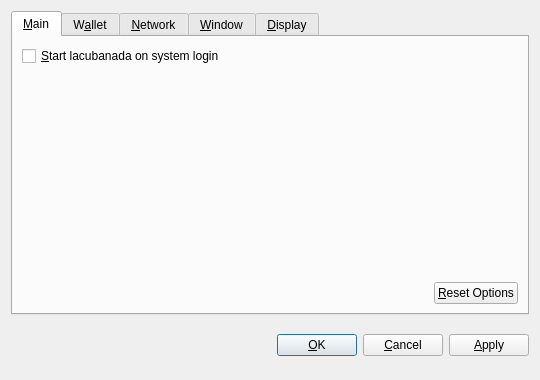
<?xml version="1.0" encoding="UTF-8"?>
<ui version="4.0">
 <class>OptionsDialog</class>
 <widget class="QDialog" name="OptionsDialog">
  <property name="geometry">
   <rect>
    <x>0</x>
    <y>0</y>
    <width>540</width>
    <height>380</height>
   </rect>
  </property>
  <property name="windowTitle">
   <string>Options</string>
  </property>
  <property name="modal">
   <bool>true</bool>
  </property>
  <layout class="QVBoxLayout" name="verticalLayout">
   <item>
    <widget class="QTabWidget" name="tabWidget">
     <property name="tabPosition">
      <enum>QTabWidget::North</enum>
     </property>
     <property name="currentIndex">
      <number>0</number>
     </property>
     <widget class="QWidget" name="tabMain">
      <attribute name="title">
       <string>&amp;Main</string>
      </attribute>
      <layout class="QVBoxLayout" name="verticalLayout_Main">
       <item>
        <widget class="QCheckBox" name="bitcoinAtStartup">
         <property name="toolTip">
          <string>Automatically start lacubanada after logging in to the system.</string>
         </property>
         <property name="text">
          <string>&amp;Start lacubanada on system login</string>
         </property>
        </widget>
       </item>
       <item>
        <spacer name="verticalSpacer_Main">
         <property name="orientation">
          <enum>Qt::Vertical</enum>
         </property>
         <property name="sizeHint" stdset="0">
          <size>
           <width>20</width>
           <height>40</height>
          </size>
         </property>
        </spacer>
       </item>
       <item>
        <layout class="QHBoxLayout" name="horizontalLayout_2_Main">
         <item>
          <spacer name="horizontalSpacer_2_Main">
           <property name="orientation">
            <enum>Qt::Horizontal</enum>
           </property>
           <property name="sizeHint" stdset="0">
            <size>
             <width>40</width>
             <height>20</height>
            </size>
           </property>
          </spacer>
         </item>
         <item>
          <widget class="QPushButton" name="resetButton">
           <property name="toolTip">
            <string>Reset all client options to default.</string>
           </property>
           <property name="text">
            <string>&amp;Reset Options</string>
           </property>
           <property name="autoDefault">
            <bool>false</bool>
           </property>
          </widget>
         </item>
        </layout>
       </item>
      </layout>
     </widget>
     <widget class="QWidget" name="tabWallet">
      <attribute name="title">
       <string>W&amp;allet</string>
      </attribute>
      <layout class="QVBoxLayout" name="verticalLayout_Network">
       <item>
        <widget class="QLabel" name="transactionFeeInfoLabel">
         <property name="text">
          <string>Optional transaction fee per kB that helps make sure your transactions are processed quickly. Most transactions are 1 kB.</string>
         </property>
         <property name="textFormat">
          <enum>Qt::PlainText</enum>
         </property>
         <property name="wordWrap">
          <bool>true</bool>
         </property>
        </widget>
       </item>
       <item>
        <layout class="QHBoxLayout" name="horizontalLayout_1_Main">
         <item>
          <widget class="QLabel" name="transactionFeeLabel">
           <property name="text">
            <string>Pay transaction &amp;fee</string>
           </property>
           <property name="textFormat">
            <enum>Qt::PlainText</enum>
           </property>
           <property name="buddy">
            <cstring>transactionFee</cstring>
           </property>
          </widget>
         </item>
         <item>
          <widget class="BitcoinAmountField" name="transactionFee"/>
         </item>
         <item>
          <spacer name="horizontalSpacer_1_Main">
           <property name="orientation">
            <enum>Qt::Horizontal</enum>
           </property>
           <property name="sizeHint" stdset="0">
            <size>
             <width>40</width>
             <height>20</height>
            </size>
           </property>
          </spacer>
         </item>
        </layout>
       </item>
       <item>
        <widget class="QLabel" name="label">
         <property name="text">
          <string>If you disable the spending of unconfirmed change, the change from a transaction cannot be used until that transaction has at least one confirmation. This also affects how your balance is computed.</string>
         </property>
         <property name="wordWrap">
          <bool>true</bool>
         </property>
        </widget>
       </item>
       <item>
        <widget class="QCheckBox" name="spendZeroConfChange">
         <property name="text">
          <string>Spend unconfirmed change  (experts only)</string>
         </property>
        </widget>
       </item>
       <item>
        <spacer name="verticalSpacer">
         <property name="orientation">
          <enum>Qt::Vertical</enum>
         </property>
         <property name="sizeHint" stdset="0">
          <size>
           <width>20</width>
           <height>40</height>
          </size>
         </property>
        </spacer>
       </item>
      </layout>
     </widget>
     <widget class="QWidget" name="tabNetwork">
      <attribute name="title">
       <string>&amp;Network</string>
      </attribute>
      <layout class="QVBoxLayout" name="verticalLayout_Network">
       <item>
        <widget class="QCheckBox" name="mapPortUpnp">
         <property name="toolTip">
          <string>Automatically open the lacubanada client port on the router. This only works when your router supports UPnP and it is enabled.</string>
         </property>
         <property name="text">
          <string>Map port using &amp;UPnP</string>
         </property>
        </widget>
       </item>
       <item>
        <widget class="QCheckBox" name="connectSocks">
         <property name="toolTip">
          <string>Connect to the lacubanada network through a SOCKS proxy (e.g. when connecting through Tor).</string>
         </property>
         <property name="text">
          <string>&amp;Connect through SOCKS proxy:</string>
         </property>
        </widget>
       </item>
       <item>
        <layout class="QHBoxLayout" name="horizontalLayout_Network">
         <item>
          <widget class="QLabel" name="proxyIpLabel">
           <property name="text">
            <string>Proxy &amp;IP:</string>
           </property>
           <property name="textFormat">
            <enum>Qt::PlainText</enum>
           </property>
           <property name="buddy">
            <cstring>proxyIp</cstring>
           </property>
          </widget>
         </item>
         <item>
          <widget class="QValidatedLineEdit" name="proxyIp">
           <property name="maximumSize">
            <size>
             <width>140</width>
             <height>16777215</height>
            </size>
           </property>
           <property name="toolTip">
            <string>IP address of the proxy (e.g. 127.0.0.1)</string>
           </property>
          </widget>
         </item>
         <item>
          <widget class="QLabel" name="proxyPortLabel">
           <property name="text">
            <string>&amp;Port:</string>
           </property>
           <property name="textFormat">
            <enum>Qt::PlainText</enum>
           </property>
           <property name="buddy">
            <cstring>proxyPort</cstring>
           </property>
          </widget>
         </item>
         <item>
          <widget class="QLineEdit" name="proxyPort">
           <property name="maximumSize">
            <size>
             <width>55</width>
             <height>16777215</height>
            </size>
           </property>
           <property name="toolTip">
            <string>Port of the proxy (e.g. 9050)</string>
           </property>
          </widget>
         </item>
         <item>
          <widget class="QLabel" name="socksVersionLabel">
           <property name="text">
            <string>SOCKS &amp;Version:</string>
           </property>
           <property name="textFormat">
            <enum>Qt::PlainText</enum>
           </property>
           <property name="buddy">
            <cstring>socksVersion</cstring>
           </property>
          </widget>
         </item>
         <item>
          <widget class="QValueComboBox" name="socksVersion">
           <property name="toolTip">
            <string>SOCKS version of the proxy (e.g. 5)</string>
           </property>
          </widget>
         </item>
         <item>
          <spacer name="horizontalSpacer_Network">
           <property name="orientation">
            <enum>Qt::Horizontal</enum>
           </property>
           <property name="sizeHint" stdset="0">
            <size>
             <width>40</width>
             <height>20</height>
            </size>
           </property>
          </spacer>
         </item>
        </layout>
       </item>
       <item>
        <spacer name="verticalSpacer_Network">
         <property name="orientation">
          <enum>Qt::Vertical</enum>
         </property>
         <property name="sizeHint" stdset="0">
          <size>
           <width>20</width>
           <height>40</height>
          </size>
         </property>
        </spacer>
       </item>
      </layout>
     </widget>
     <widget class="QWidget" name="tabWindow">
      <attribute name="title">
       <string>&amp;Window</string>
      </attribute>
      <layout class="QVBoxLayout" name="verticalLayout_Window">
       <item>
        <widget class="QCheckBox" name="minimizeToTray">
         <property name="toolTip">
          <string>Show only a tray icon after minimizing the window.</string>
         </property>
         <property name="text">
          <string>&amp;Minimize to the tray instead of the taskbar</string>
         </property>
        </widget>
       </item>
       <item>
        <widget class="QCheckBox" name="minimizeOnClose">
         <property name="toolTip">
          <string>Minimize instead of exit the application when the window is closed. When this option is enabled, the application will be closed only after selecting Quit in the menu.</string>
         </property>
         <property name="text">
          <string>M&amp;inimize on close</string>
         </property>
        </widget>
       </item>
       <item>
        <spacer name="verticalSpacer_Window">
         <property name="orientation">
          <enum>Qt::Vertical</enum>
         </property>
         <property name="sizeHint" stdset="0">
          <size>
           <width>20</width>
           <height>40</height>
          </size>
         </property>
        </spacer>
       </item>
      </layout>
     </widget>
     <widget class="QWidget" name="tabDisplay">
      <attribute name="title">
       <string>&amp;Display</string>
      </attribute>
      <layout class="QVBoxLayout" name="verticalLayout_Display">
       <item>
        <layout class="QHBoxLayout" name="horizontalLayout_1_Display">
         <item>
          <widget class="QLabel" name="langLabel">
           <property name="text">
            <string>User Interface &amp;language:</string>
           </property>
           <property name="textFormat">
            <enum>Qt::PlainText</enum>
           </property>
           <property name="buddy">
            <cstring>lang</cstring>
           </property>
          </widget>
         </item>
         <item>
          <widget class="QValueComboBox" name="lang">
           <property name="toolTip">
            <string>The user interface language can be set here. This setting will take effect after restarting lacubanada.</string>
           </property>
          </widget>
         </item>
        </layout>
       </item>
       <item>
        <layout class="QHBoxLayout" name="horizontalLayout_2_Display">
         <item>
          <widget class="QLabel" name="unitLabel">
           <property name="text">
            <string>&amp;Unit to show amounts in:</string>
           </property>
           <property name="textFormat">
            <enum>Qt::PlainText</enum>
           </property>
           <property name="buddy">
            <cstring>unit</cstring>
           </property>
          </widget>
         </item>
         <item>
          <widget class="QValueComboBox" name="unit">
           <property name="toolTip">
            <string>Choose the default subdivision unit to show in the interface and when sending coins.</string>
           </property>
          </widget>
         </item>
        </layout>
       </item>
       <item>
        <widget class="QCheckBox" name="displayAddresses">
         <property name="toolTip">
          <string>Whether to show lacubanada addresses in the transaction list or not.</string>
         </property>
         <property name="text">
          <string>&amp;Display addresses in transaction list</string>
         </property>
        </widget>
       </item>
       <item>
        <widget class="QCheckBox" name="coinControlFeatures">
         <property name="toolTip">
          <string>Whether to show coin control features or not.</string>
         </property>
         <property name="text">
          <string>Display coin &amp;control features (experts only!)</string>
         </property>
        </widget>
       </item>
       <item>
        <spacer name="verticalSpacer_Display">
         <property name="orientation">
          <enum>Qt::Vertical</enum>
         </property>
         <property name="sizeHint" stdset="0">
          <size>
           <width>20</width>
           <height>40</height>
          </size>
         </property>
        </spacer>
       </item>
      </layout>
     </widget>
    </widget>
   </item>
   <item>
    <layout class="QHBoxLayout" name="horizontalLayout_Buttons">
     <item>
      <spacer name="horizontalSpacer_1">
       <property name="orientation">
        <enum>Qt::Horizontal</enum>
       </property>
       <property name="sizeHint" stdset="0">
        <size>
         <width>40</width>
         <height>48</height>
        </size>
       </property>
      </spacer>
     </item>
     <item>
      <widget class="QLabel" name="statusLabel">
       <property name="font">
        <font>
         <weight>75</weight>
         <bold>true</bold>
        </font>
       </property>
       <property name="text">
        <string/>
       </property>
       <property name="textFormat">
        <enum>Qt::PlainText</enum>
       </property>
       <property name="wordWrap">
        <bool>true</bool>
       </property>
      </widget>
     </item>
     <item>
      <spacer name="horizontalSpacer_2">
       <property name="orientation">
        <enum>Qt::Horizontal</enum>
       </property>
       <property name="sizeHint" stdset="0">
        <size>
         <width>40</width>
         <height>48</height>
        </size>
       </property>
      </spacer>
     </item>
     <item>
      <widget class="QPushButton" name="okButton">
       <property name="text">
        <string>&amp;OK</string>
       </property>
      </widget>
     </item>
     <item>
      <widget class="QPushButton" name="cancelButton">
       <property name="text">
        <string>&amp;Cancel</string>
       </property>
       <property name="autoDefault">
        <bool>false</bool>
       </property>
      </widget>
     </item>
     <item>
      <widget class="QPushButton" name="applyButton">
       <property name="text">
        <string>&amp;Apply</string>
       </property>
       <property name="autoDefault">
        <bool>false</bool>
       </property>
      </widget>
     </item>
    </layout>
   </item>
  </layout>
 </widget>
 <customwidgets>
  <customwidget>
   <class>BitcoinAmountField</class>
   <extends>QSpinBox</extends>
   <header>bitcoinamountfield.h</header>
  </customwidget>
  <customwidget>
   <class>QValueComboBox</class>
   <extends>QComboBox</extends>
   <header>qvaluecombobox.h</header>
  </customwidget>
  <customwidget>
   <class>QValidatedLineEdit</class>
   <extends>QLineEdit</extends>
   <header>qvalidatedlineedit.h</header>
  </customwidget>
 </customwidgets>
 <resources/>
 <connections/>
</ui>
